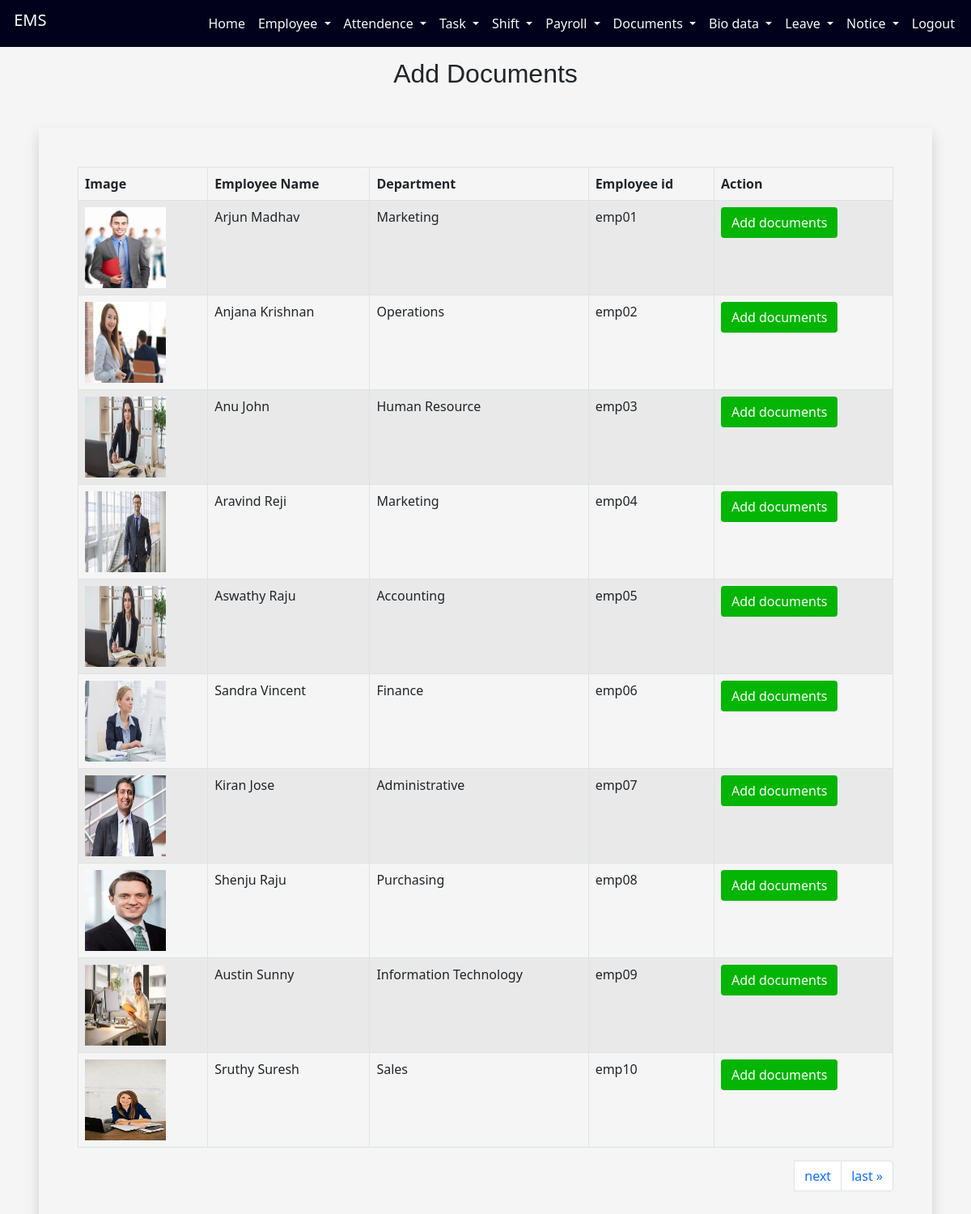
/employeeapp/doc/, run on the app's committed database.
### employeeapp/models.py (models this page shows, shortened)
class employeeaddmodel(models.Model):
    Department=(
        ('Administrative','Administrative'),
        ('Human Resource','Human Resource'),
        ('Operations','Operations'),
        ('Purchasing','Purchasing'),
        ('Sales','Sales'),
        ('Marketing','Marketing'),
        ('Accounting','Accounting'),
        ('Finance','Finance'),
        ('Information Technology','Information Technology')
    )
    Gender=(
        ('Female','Female'),
        ('Male','Male'),
    )
    Status=(
        ('Active','Active'),
        ('Inactive','Inactive')
    )
    empimg = models.FileField(upload_to='employeeapp/static')
    empfname=models.CharField(max_length=50)
    emplname=models.CharField(max_length=50)
    email=models.EmailField()
    phonenumber = models.CharField(max_length=10)
    department = models.CharField(choices=Department, max_length=50)
    gender = models.CharField(choices=Gender, max_length=50)
    dob=models.CharField(max_length=20)
    empid=models.CharField(max_length=10)
    dateofjoining=models.DateField(auto_now_add=True)
    status = models.CharField(max_length=50, choices=Status, default='Active')
    password = models.CharField(max_length=50)

### employeeapp/views.py (the view)
# urls.py: path('doc/',doc),
def doc(request):
    a = employeeaddmodel.objects.all().order_by('id')
    paginator = Paginator(a, 10)
    page_number = request.GET.get('page')
    a = paginator.get_page(page_number)
    efnm = []
    elnm = []
    emid = []
    emig = []
    dep = []
    empid = []
    for i in a:
        id = i.id
        empid.append(id)
        ef = i.empfname
        efnm.append(ef)
        el = i.emplname
        elnm.append(el)
        eid = i.empid
        emid.append(eid)
        eig = i.empimg
        emig.append(str(eig).split('/')[-1])
        dp = i.department
        dep.append(dp)
    mylist = zip(efnm, elnm, emid, emig, dep, empid)
    return render(request,'doc.html',{'mylist':mylist,'a':a})

### employeeapp/templates/doc.html (shortened to what this page needs)
<!DOCTYPE html>
<html lang="en">
{% load static %}
<head>
  <link href="https://cdn.jsdelivr.net/npm/bootstrap@5.0.2/dist/css/bootstrap.min.css" rel="stylesheet">
</head>
<body style="background-color: whitesmoke;">
<div class="container-fluid">
            <nav class="navbar navbar-expand-lg fixed-top ">
                <div class="container-fluid">
                  <h1 class="navbar-brand"  id="h">&nbsp;EMS</h1>
                  <div class="d-flex">
                  <div class="collapse navbar-collapse" id="navbarSupportedContent">
                <ul class="navbar-nav me-auto mb-2 mb-lg-0">
                            <li class="nav-item">
                              <a class="nav-link text-light" href="http://127.0.0.1:8000/employeeapp/adminprofile/">Home</a>
                            </li>
                            <li class="nav-item dropdown">
                                <a class="nav-link text-light dropdown-toggle" href="#" id="navbarDropdown" role="button" data-bs-toggle="dropdown" aria-expanded="false">
                                  Employee
                                </a>
                              </li>
                              <li class="nav-item dropdown">
                                <a class="nav-link text-light dropdown-toggle" href="#" id="navbarDropdown" role="button" data-bs-toggle="dropdown" aria-expanded="false">
                                  Attendence
                                </a>
                              </li>
                              <li class="nav-item dropdown">
                                <a class="nav-link text-light dropdown-toggle" href="#" id="navbarDropdown" role="button" data-bs-toggle="dropdown" aria-expanded="false">
                                  Task
                                </a>
                              </li>
                              <li class="nav-item dropdown">
                                <a class="nav-link text-light dropdown-toggle" href="#" id="navbarDropdown" role="button" data-bs-toggle="dropdown" aria-expanded="false">
                                  Shift
                                </a>
                              </li>
                              <li class="nav-item dropdown">
                                <a class="nav-link text-light dropdown-toggle" href="#" id="navbarDropdown" role="button" data-bs-toggle="dropdown" aria-expanded="false">
                                  Payroll
                                </a>
                              </li>
                              <li class="nav-item dropdown">
                                <a class="nav-link text-light dropdown-toggle" href="#" id="navbarDropdown" role="button" data-bs-toggle="dropdown" aria-expanded="false">
                                 Documents
                                </a>
                              </li>
                             <li class="nav-item dropdown">
                                <a class="nav-link text-light dropdown-toggle" href="#" id="navbarDropdown" role="button" data-bs-toggle="dropdown" aria-expanded="false">
                                 Bio data
                                </a>
                              </li>
                              <li class="nav-item dropdown">
                                <a class="nav-link text-light dropdown-toggle" href="#" id="navbarDropdown" role="button" data-bs-toggle="dropdown" aria-expanded="false">
                                 Leave
                                </a>
                              </li>
                              <li class="nav-item dropdown">
                                <a class="nav-link text-light dropdown-toggle" href="#" id="navbarDropdown" role="button" data-bs-toggle="dropdown" aria-expanded="false">
                                 Notice
                                </a>
                              </li>
                            <li class="nav-item">
                              <a class="nav-link text-light" href="http://127.0.0.1:8000/employeeapp/adminlogout/">Logout</a>
                            </li>
                          </ul>
                      </div>
                      </div>
                 </div>
        </nav>
        </div> <br><br><br>
<div class="container-fluid">
  <h2 align="center" style="font-family:'Lucida Sans', 'Lucida Sans Regular', 'Lucida Grande', 'Lucida Sans Unicode', Geneva, Verdana, sans-serif">Add Documents</h2>
</div>
<div class="shadow m-5 p-5" style="overflow: auto">
<table class="table table-hover table-condensed table-striped table-bordered">
      <thead>
        <tr>
          <th>Image</th>
          <th>Employee Name</th>
          <th>Department</th>
          <th>Employee id</th>
          <th>Action</th>
        </tr>
      </thead>
      <tbody>
{% for i,j,k,l,m,n in mylist %}
        <tr>
            <td><img src="{% static l %}" height="100px" width="100px"></td>
          <td>{{i}} {{j}}</td>
          <td>{{m}}</td>
          <td>{{k}}</td>
          <td>
            <a href="http://127.0.0.1:8000/employeeapp/adddocuments/{{n}}" class="btn" style="background-color:rgb(5, 181, 5);color:white;text-decoration:none;">Add documents</a>
          </td>
        </tr>
  {% endfor %}
      </tbody>
    </table>
        <nav aria-label="Page navigation example" style="float:right">
  <ul class="pagination">
      <li>
      {% if a.has_next %}
          <li class="page-item"> <a class="page-link" href="?page={{ a.next_page_number }}">next</a></li>
          <li class="page-item">  <a class="page-link" href="?page={{ a.paginator.num_pages }}">last &raquo;</a></li>
      {% endif %}
    </li>
  </ul>
</nav>
    </div>
  </body>
</html>

### employeeapp/templates/doc.html (style rules this page uses)
.navbar { background-color:rgb(1, 1, 28); }
#h { color:white; }

### data on the page
employeeaddmodel: mylist "Arjun", mylist "Madhav", mylist "Marketing", mylist "emp01"
employeeaddmodel: mylist "Anjana", mylist "Krishnan", mylist "Operations", mylist "emp02"
employeeaddmodel: mylist "Anu", mylist "John", mylist "Human Resource", mylist "emp03"
employeeaddmodel: mylist "Aravind", mylist "Reji", mylist "Marketing", mylist "emp04"
employeeaddmodel: mylist "Aswathy", mylist "Raju", mylist "Accounting", mylist "emp05"
employeeaddmodel: mylist "Sandra", mylist "Vincent", mylist "Finance", mylist "emp06"
employeeaddmodel: mylist "Kiran", mylist "Jose", mylist "Administrative", mylist "emp07"
employeeaddmodel: mylist "Shenju", mylist "Raju", mylist "Purchasing", mylist "emp08"
employeeaddmodel: mylist "Austin", mylist "Sunny", mylist "Information Technology", mylist "emp09"
employeeaddmodel: mylist "Sruthy", mylist "Suresh", mylist "Sales", mylist "emp10"
